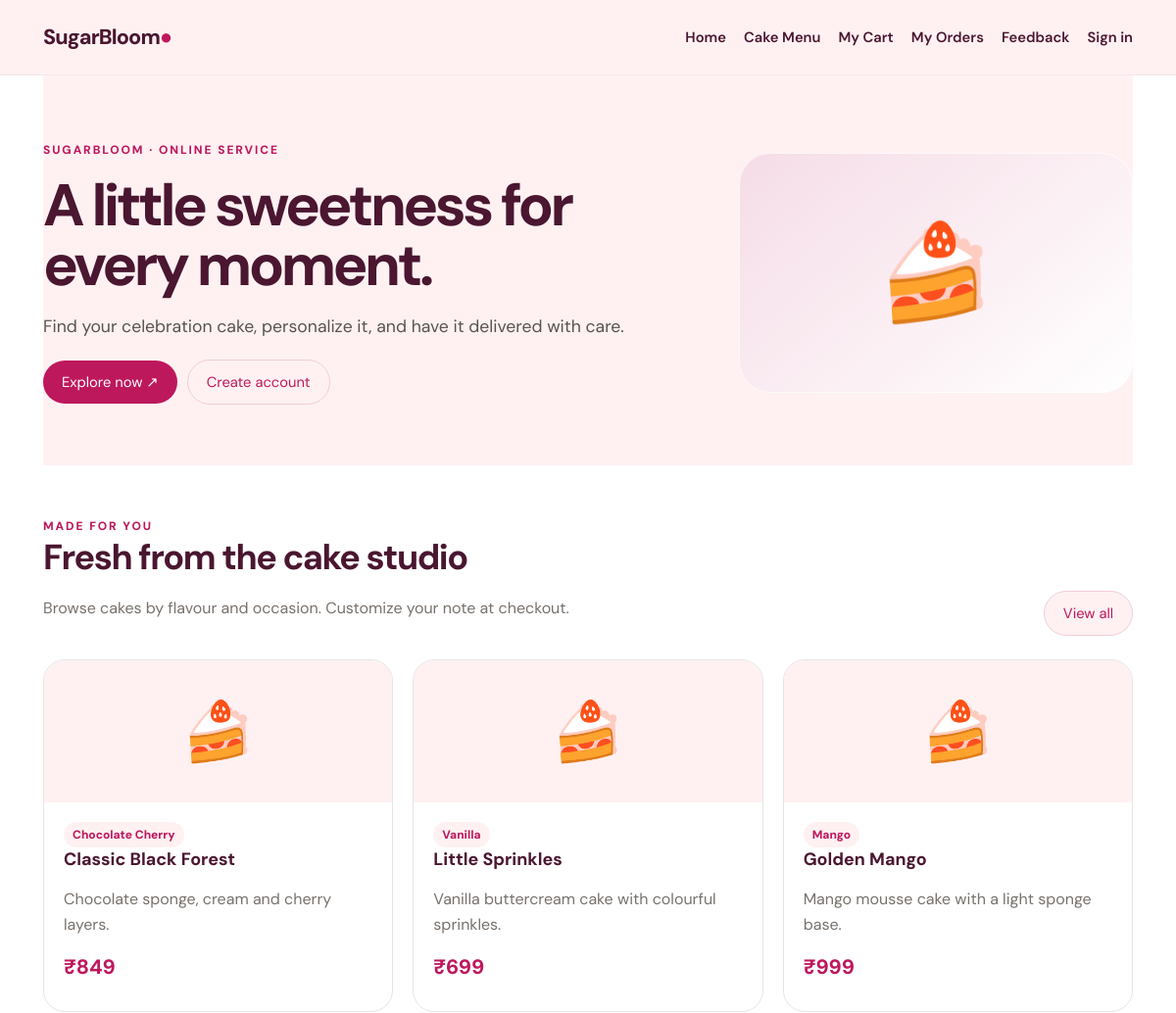
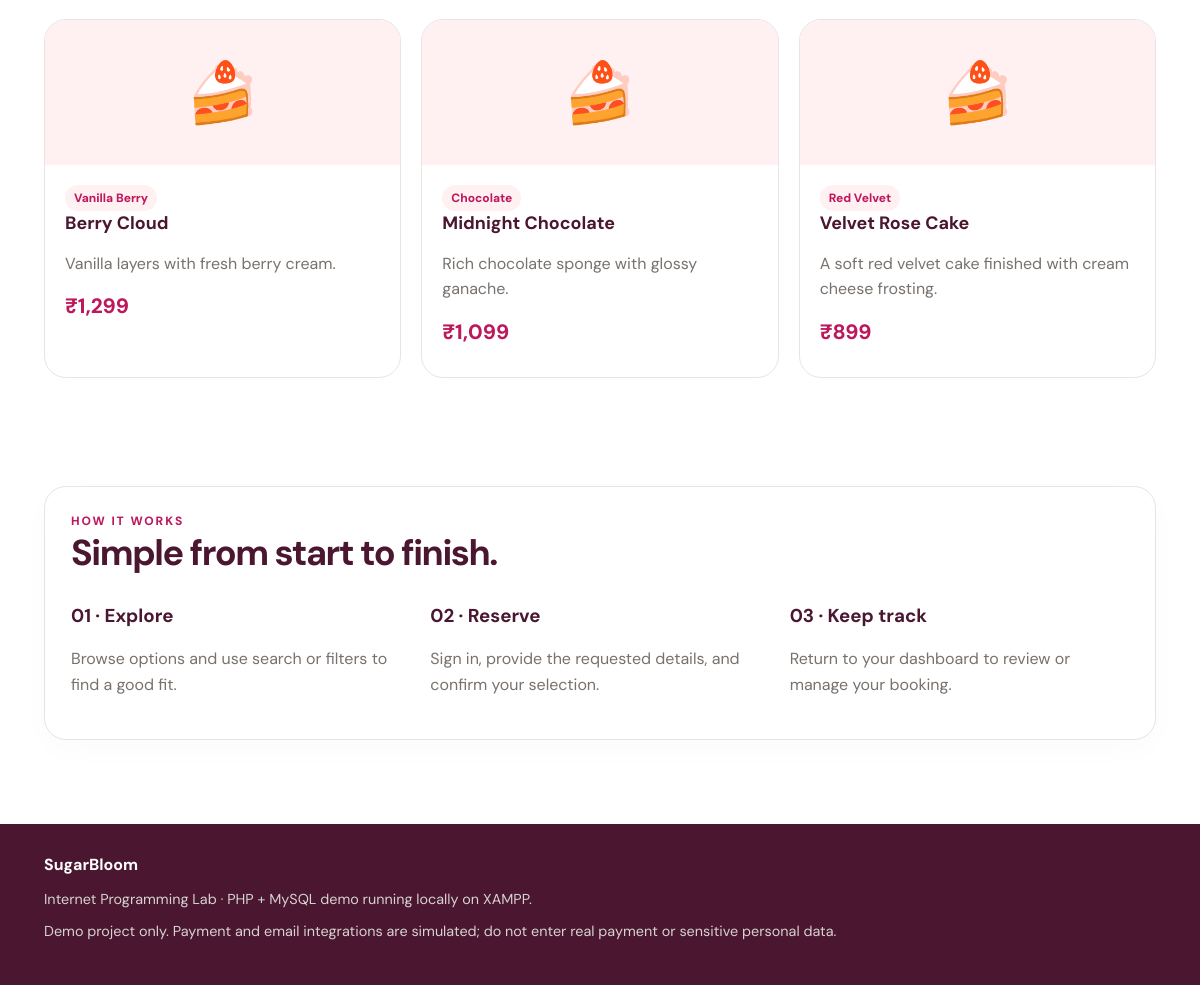
The page / on the database its author committed (2 pictures, top to bottom).
### tables this page shows
CREATE TABLE IF NOT EXISTS cakes (id INT AUTO_INCREMENT PRIMARY KEY, name VARCHAR(120) NOT NULL, flavour VARCHAR(80) NOT NULL, category VARCHAR(80) NOT NULL, price DECIMAL(10,2) NOT NULL, stock INT NOT NULL DEFAULT 10, description TEXT NOT NULL, created_at TIMESTAMP DEFAULT CURRENT_TIMESTAMP);

### db.php (called while the page is built, shortened)
<?php
function db() {
    static $pdo=null;
    if (!$pdo) $pdo=new PDO('mysql:host='.DB_HOST.';dbname='.DB_NAME.';charset=utf8mb4', DB_USER, DB_PASS, [
        PDO::ATTR_ERRMODE=>PDO::ERRMODE_EXCEPTION,
        PDO::ATTR_DEFAULT_FETCH_MODE=>PDO::FETCH_ASSOC
    ]);
    return $pdo;
}
function h($v) { return htmlspecialchars((string)$v, ENT_QUOTES, 'UTF-8'); }
function logged_in() { return !empty($_SESSION['user_id']); }

### index.php (the view)
<?php require_once 'db.php'; $page_title='Home'; $items=db()->query("SELECT * FROM cakes ORDER BY id DESC LIMIT 6")->fetchAll(); include 'header.php'; ?>
<section class="hero"><div class="hero-grid"><div><div class="eyebrow">SugarBloom · ONLINE SERVICE</div><h1>A little sweetness for every moment.</h1><p>Find your celebration cake, personalize it, and have it delivered with care.</p><div class="actions"><a class="btn" href="catalog.php">Explore now ↗</a><a class="btn alt" href="register.php">Create account</a></div></div><div class="hero-art" aria-hidden="true">🍰</div></div></section>
<section class="section"><div class="section-head"><div><div class="eyebrow">MADE FOR YOU</div><h2>Fresh from the cake studio</h2><p class="muted">Browse cakes by flavour and occasion. Customize your note at checkout.</p></div><a class="btn alt" href="catalog.php">View all</a></div>
<div class="grid"><?php foreach($items as $it): ?><article class="card"><div class="card-top">🍰</div><div class="card-body"><span class="tag"><?= h($it['flavour']) ?></span><h3><?= h($it['name']) ?><?php if('cake'==='flight'): ?> · <?= h($it['destination']) ?><?php endif; ?></h3><p class="muted"><?= h($it['description']) ?></p><div class="price">₹<?= number_format((float)$it['price'],0) ?></div></div></article><?php endforeach; ?></div></section>
<section class="section"><div class="panel"><div class="eyebrow">HOW IT WORKS</div><h2>Simple from start to finish.</h2><div class="grid"><div><h3>01 · Explore</h3><p class="muted">Browse options and use search or filters to find a good fit.</p></div><div><h3>02 · Reserve</h3><p class="muted">Sign in, provide the requested details, and confirm your selection.</p></div><div><h3>03 · Keep track</h3><p class="muted">Return to your dashboard to review or manage your booking.</p></div></div></div></section>
<?php include 'footer.php'; ?>

### header.php (shortened to what this page needs)
<?php require_once __DIR__.'/db.php'; $notice=flash(); ?>
<!doctype html><html lang="en"><head><link rel="stylesheet" href="style.css"></head><body>
<header class="topbar"><div class="wrap nav"><a class="brand" href="index.php">SugarBloom<span>●</span></a><nav class="links"><a href="index.php">Home</a><a href="catalog.php">Cake Menu</a><a href="cart.php">My Cart</a><a href="orders.php">My Orders</a><a href="feedback.php">Feedback</a><?php if(logged_in()): ?><a href="logout.php">Logout</a><?php else: ?><a href="login.php">Sign in</a><?php endif; ?><?php if(is_admin()): ?><a href="admin.php">Admin</a><?php endif; ?></nav></div></header>
<main class="wrap"><?php if($notice): ?><div class="notice"><?= h($notice) ?></div><?php endif; ?>

### footer.php
</main><footer class="footer"><div class="wrap"><strong>SugarBloom</strong><p>Internet Programming Lab · PHP + MySQL demo running locally on XAMPP.</p><p class="small">Demo project only. Payment and email integrations are simulated; do not enter real payment or sensitive personal data.</p></div></footer></body></html>

### style.css (style rules this page uses)
:root { --accent:#be185d;--paper:#fff1f2;--ink:#4a1630;--line:#e7e5e4;--muted:#78716c }
* { box-sizing:border-box }
body { margin:0;background:#fff;color:var(--ink);font-family:'DM Sans',Arial,sans-serif }
a { color:inherit;text-decoration:none }
.wrap { max-width:1160px;margin:auto;padding:0 24px }
.topbar { background:var(--paper);border-bottom:1px solid color-mix(in srgb,var(--accent) 12%,white) }
.nav { display:flex;align-items:center;justify-content:space-between;gap:22px;min-height:76px }
.brand { font-size:1.35rem;font-weight:800;letter-spacing:-.04em }
.brand span { color:var(--accent) }
.links { display:flex;gap:18px;flex-wrap:wrap;align-items:center;font-size:.92rem;font-weight:600 }
.pill,.btn { display:inline-flex;align-items:center;justify-content:center;border:0;border-radius:999px;padding:12px 19px;background:var(--accent);color:#fff;font-weight:700;cursor:pointer;font:inherit;font-size:.92rem }
.btn.alt { background:var(--paper);color:var(--accent);border:1px solid color-mix(in srgb,var(--accent) 22%,white) }
.hero { background:var(--paper);padding:68px 0 62px;position:relative;overflow:hidden }
.hero-grid { display:grid;grid-template-columns:1.25fr .75fr;gap:40px;align-items:center }
.eyebrow { text-transform:uppercase;letter-spacing:.16em;font-size:.75rem;font-weight:800;color:var(--accent) }
h1 { font-size:clamp(2.6rem,5vw,4.7rem);line-height:1.02;letter-spacing:-.06em;margin:18px 0;max-width:760px }
.hero p { font-size:1.1rem;line-height:1.7;max-width:620px;color:#57534e }
.hero-art { min-height:245px;border-radius:32px;background:linear-gradient(140deg,color-mix(in srgb,var(--accent) 15%,white),white);display:flex;align-items:center;justify-content:center;font-size:6rem;box-shadow:inset 0 0 0 1px #ffffffb0 }
.section { padding:54px 0 }
.section-head { display:flex;align-items:end;justify-content:space-between;gap:20px;margin-bottom:24px }
h2 { font-size:clamp(1.7rem,3vw,2.3rem);letter-spacing:-.04em;margin:0 0 8px }
.muted { color:var(--muted);line-height:1.6 }
.grid { display:grid;grid-template-columns:repeat(3,minmax(0,1fr));gap:20px }
.card { border:1px solid var(--line);border-radius:22px;overflow:hidden;background:white;transition:transform .18s,box-shadow .18s }
.card-top { height:145px;background:var(--paper);display:flex;align-items:center;justify-content:center;font-size:3.7rem }
.card-body { padding:20px }
.card h3 { margin:0 0 9px;font-size:1.12rem }
.price { font-size:1.3rem;font-weight:800;color:var(--accent);margin:12px 0 }
.tag { display:inline-block;background:var(--paper);color:var(--accent);padding:5px 9px;border-radius:99px;font-size:.75rem;font-weight:800 }
.panel { background:#fff;border:1px solid var(--line);border-radius:22px;padding:26px;box-shadow:0 10px 28px #00000005 }
.footer { background:var(--ink);color:#fff;padding:30px 0;margin-top:30px }
.footer p { color:#d6d3d1;font-size:.9rem }
.actions { display:flex;gap:10px;flex-wrap:wrap;align-items:center }
.small { font-size:.85rem }

### rows shown on the page
cakes: flavour "Chocolate Cherry", name "Classic Black Forest", description "Chocolate sponge, cream and cherry layers.", price "849"
cakes: flavour "Vanilla", name "Little Sprinkles", description "Vanilla buttercream cake with colourful sprinkles.", price "699"
cakes: flavour "Mango", name "Golden Mango", description "Mango mousse cake with a light sponge base.", price "999"
cakes: flavour "Vanilla Berry", name "Berry Cloud", description "Vanilla layers with fresh berry cream.", price "1,299"
cakes: flavour "Chocolate", name "Midnight Chocolate", description "Rich chocolate sponge with glossy ganache.", price "1,099"
cakes: flavour "Red Velvet", name "Velvet Rose Cake", description "A soft red velvet cake finished with cream cheese frosting.", price "899"
